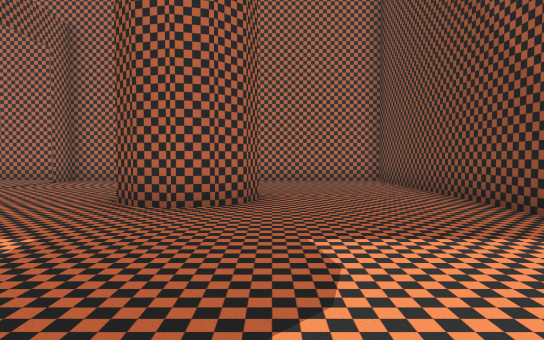
view 1 (above)

13 first-person views from a walk through a Unity game level. The camera is 1.5 m above the floor, tilts 2° down and sees 75° across. The floor is counted in squares, 2 m on a side. Each view is taken from the middle of a square. On the plan, view 1 faces up. The plan holds only what a view shows up to about 11 squares ahead; the rest is blank. The place goes on beyond the plan.

view 2
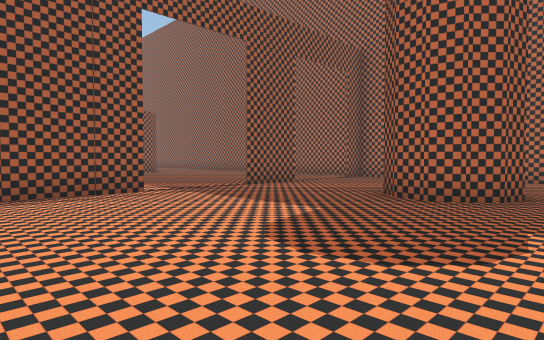

view 3
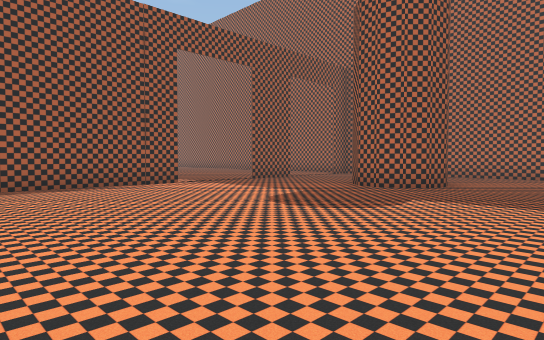

view 4
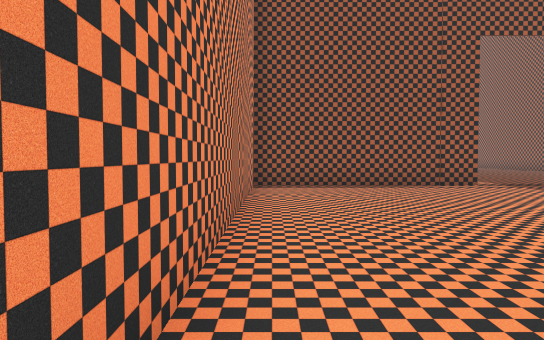

view 5
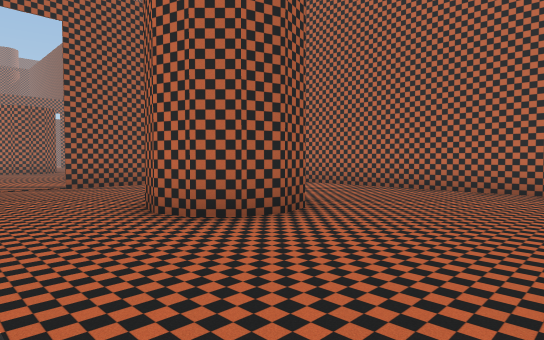

view 6
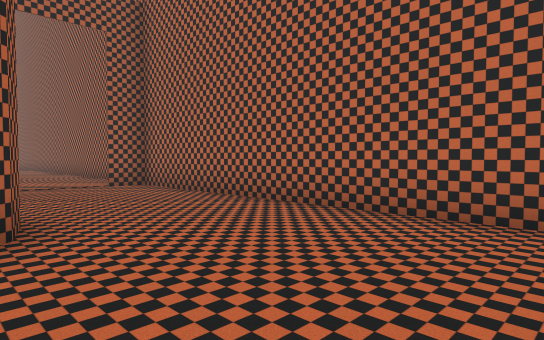

view 7
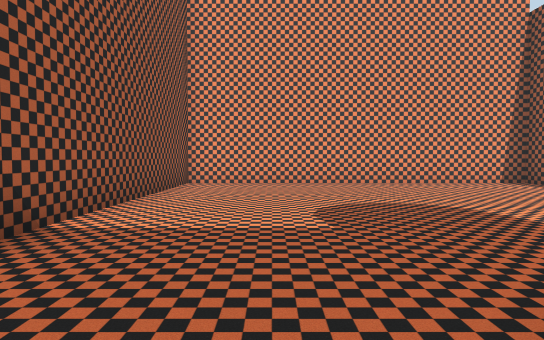

view 8
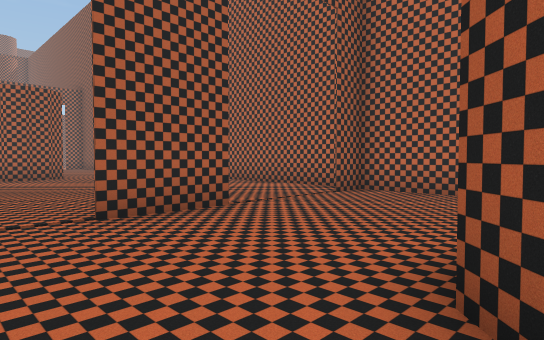

view 9
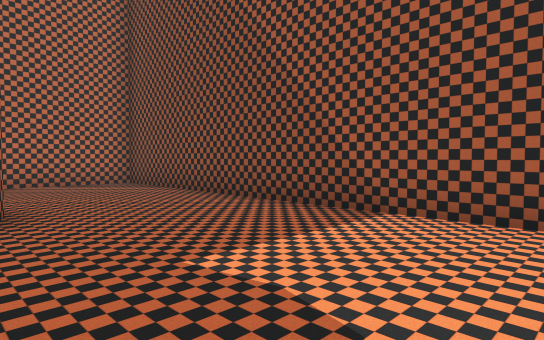

view 10
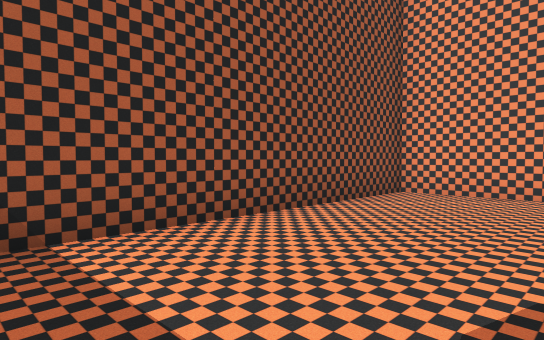

view 11
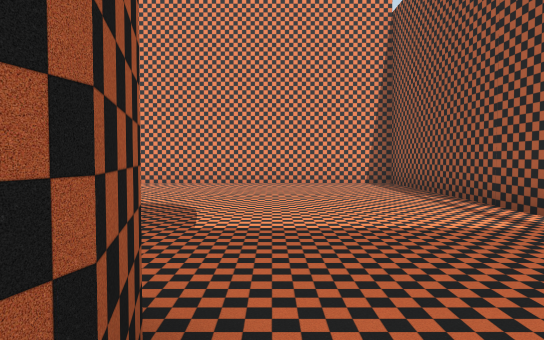

view 12
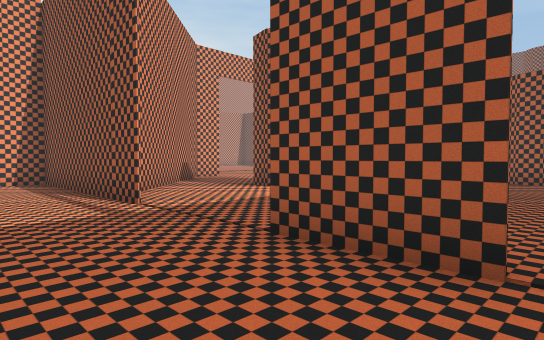

view 13
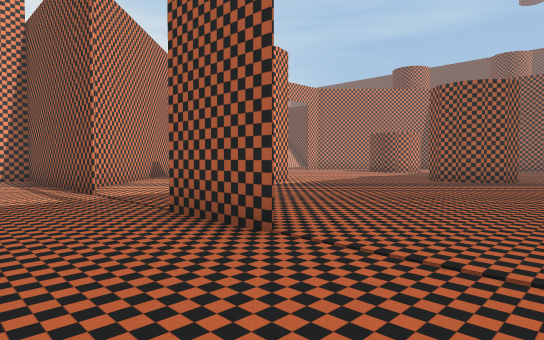

### Floor plan
Points are (right, up) in squares from view 1. A wall is a line through its corners. A room is listed if a view was taken in it or the views show most of it. See-through windows are left out.
Room 1 (views 1, 2, 3, 4, 5, 6, 7, 8, 9, 10, 11, 12, 13)
walls: (-0.4, 7.2) (-0.2, 6.5) (-0.4, 5.9) (-0.9, 5.4) (-1.5, 5.3) (-2.1, 5.4) (-2.6, 5.9) (-2.8, 6.6); (-1.6, 7.8) (-0.9, 7.6); (-6.5, 2.6) (-6.5, -3.5) (3.5, -3.5) (3.5, 11.5) (-6.4, 11.5); (-6.5, 7.6) (-6.5, 5.5); (-6.5, 11.5) (-6.5, 10.5)
ways out: opening at (-6, 6.5)

Where each view was taken, in squares from view 1:
view 1: 0 up, 0 right, facing up
view 2: 1 down, 1 right, facing up-left
view 3: 3 down, 3 right, facing up-left
view 4: 3 down, 3 right, facing left
view 5: 3 up, 3 right, facing up-left
view 6: 7 up, 3 right, facing up-left
view 7: 7 up, 1 right, facing down
view 8: 4 up, 2 left, facing up-left
view 9: 1 up, 1 left, facing up-right
view 10: 4 up, 0 right, facing down-right
view 11: 7 up, 3 left, facing down
view 12: 8 up, 4 left, facing down-left
view 13: 10 up, 4 left, facing down-left
